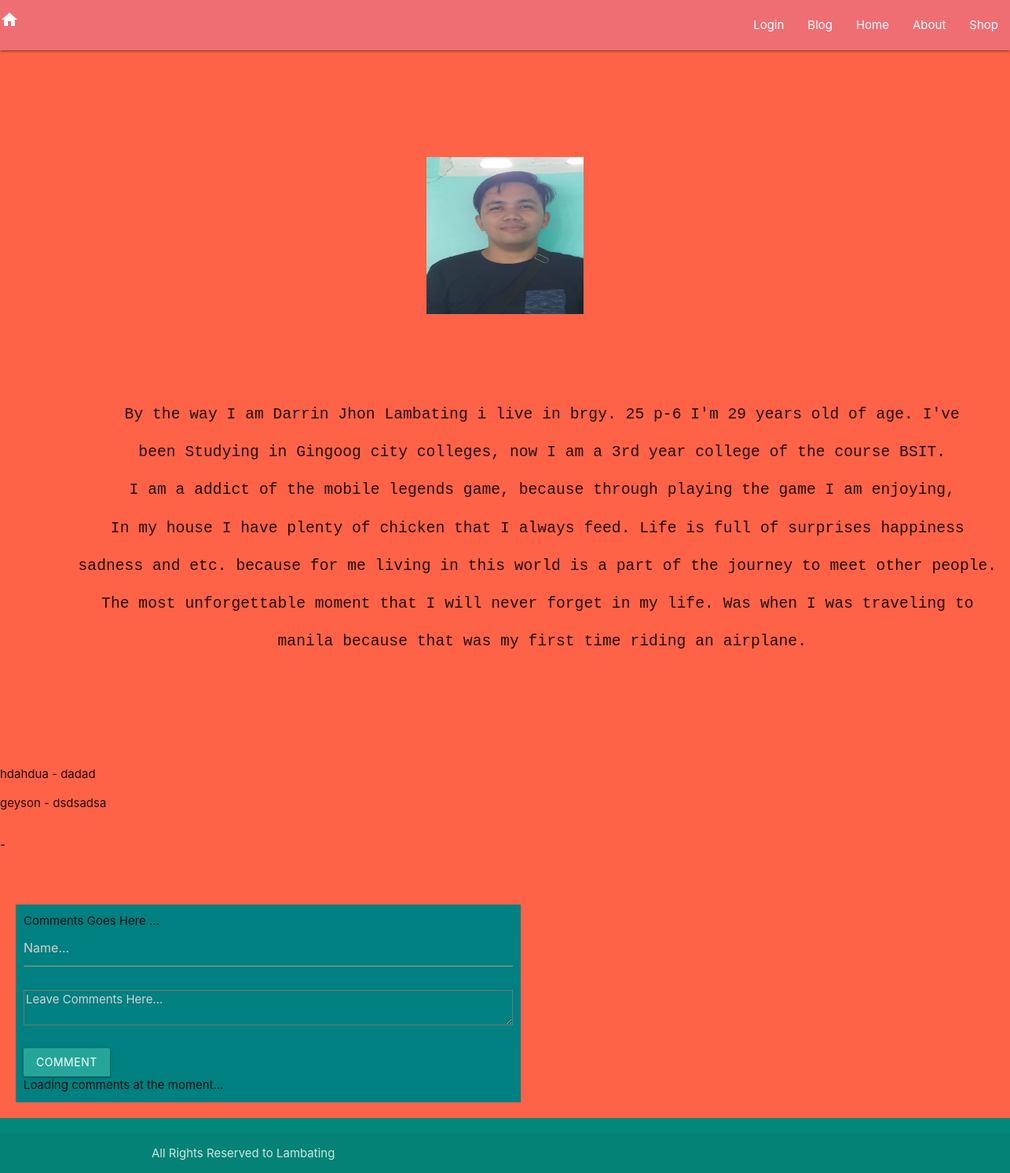
Screenshot of /blog.php with the database file from the repository.
### tables this page shows
CREATE TABLE `comments` (
  `id` int(11) NOT NULL,
  `name` varchar(100) NOT NULL,
  `comments` varchar(100) NOT NULL
);

### blog.php (the view, shortened to what this page needs)
<?PHP
include 'config.php';
?>
<!DOCTYPE html>
<html lang="en">
<head>
    <link rel="stylesheet" href="./assets/css/materializecss-icons.css">
    <link rel="stylesheet" href="./assets/css/materializecss.min.css">
    <link rel="stylesheet" href="./assets/css/style.css">
</head>
<body id="p">
<nav>
    <div class="nav-wrapper">
      <a href="#" class="material-icons">home</a>
      <ul id="nav-mobile" class="right hide-on-med-and-down">
      <li><a href="login.php">Login</a></li>
      <li><a href="blog.php">Blog</a></li>
        <li><a href="index.php">Home</a></li>
        <li><a href="about.php">About</a></li>
        <li><a href="shop.php">Shop</a></li>
      </ul>
    </div>
  </nav>
        <center><h1 id="r1">WELCOME TO MY BLOG</h1></center>
        <center><img src="./assets/img/me2.jpeg" alt="my pic." width="200" height="200" title="my pic."></center>
            <h3 id="g">
    <center><pre style="font-size: 45%; text-align">
        By the way I am Darrin Jhon Lambating i live in brgy. 25 p-6 I'm 29 years old of age. I've
        been Studying in Gingoog city colleges, now I am a 3rd year college of the course BSIT.
        I am a addict of the mobile legends game, because through playing the game I am enjoying,
        In my house I have plenty of chicken that I always feed. Life is full of surprises happiness
        sadness and etc. because for me living in this world is a part of the journey to meet other people.
        The most unforgettable moment that I will never forget in my life. Was when I was traveling to
        manila because that was my first time riding an airplane.
    </pre></center>
            </h3>
         <?php
    $find_comments = mysqli_query($conn,"SELECT * FROM comments");
    while($row=mysqli_fetch_assoc($find_comments)){
        $comment_name = $row['name'];
        $comment = $row['comments'];
        echo "$comment_name - $comment<p>";
    }
    ?>
<div style="background-color:teal;width:50%;padding:10px;margin:20px;float:left;">
    <div class="page_content">
    	Comments Goes Here ...
    </div>
        <div id="comment_input">
            <form action= "comment.php" name="form1" method= "post">
        	    <span style="color:black;"><input type="text" name="name" placeholder="Name..."/></span><br><br>
                <textarea name="comments"  style="color:black;" placeholder="Leave Comments Here..." style="width:610px; height:100px;"></textarea><br><br>
                <button type="submit" class="btn waves-effect waves-light ">Comment</button>
            </form>
        </div>
        <div id="comment_logs">
    	    Loading comments at the moment...
        </div>
    </div>
    <footer class="page-footer" style="background-color:#00897b;">
        <div class="footer-copyright">
            <div class="container">
            All Rights Reserved to Lambating
            </div>
    </footer>
</body>
</html>

### assets/css/style.css (style rules this page uses)
body { display: flex; min-height: 100vh; flex-direction: column; margin: 0; }

### blog.php (style rules this page uses)
body { background-color: Tomato; }
#r1 { color: tomato; }

### rows the page displays
comments: name "hdahdua", comments "dadad"
comments: name "geyson", comments "dsdsadsa"
